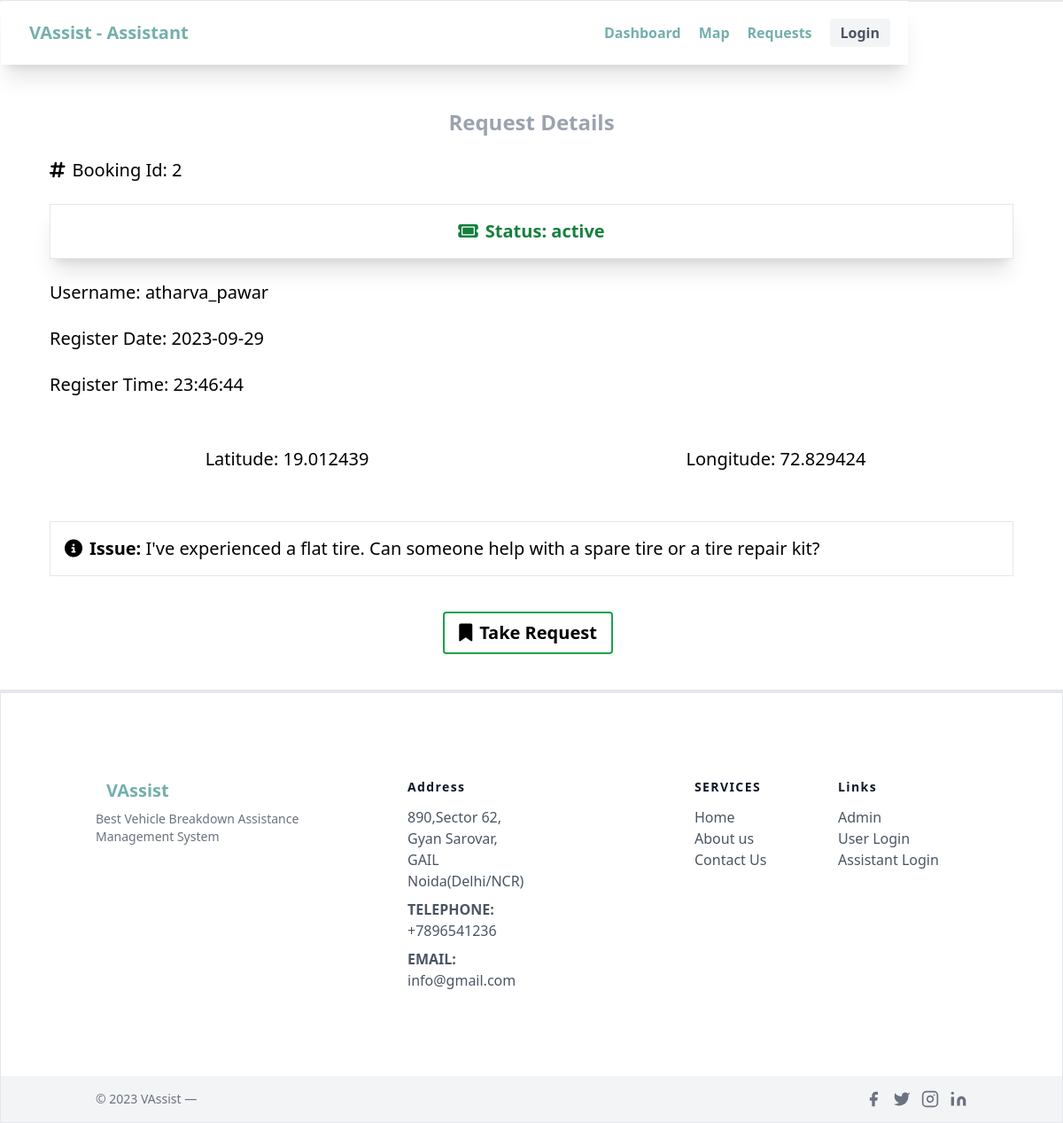
Page /bookingreq/2/ on the earlier database version.
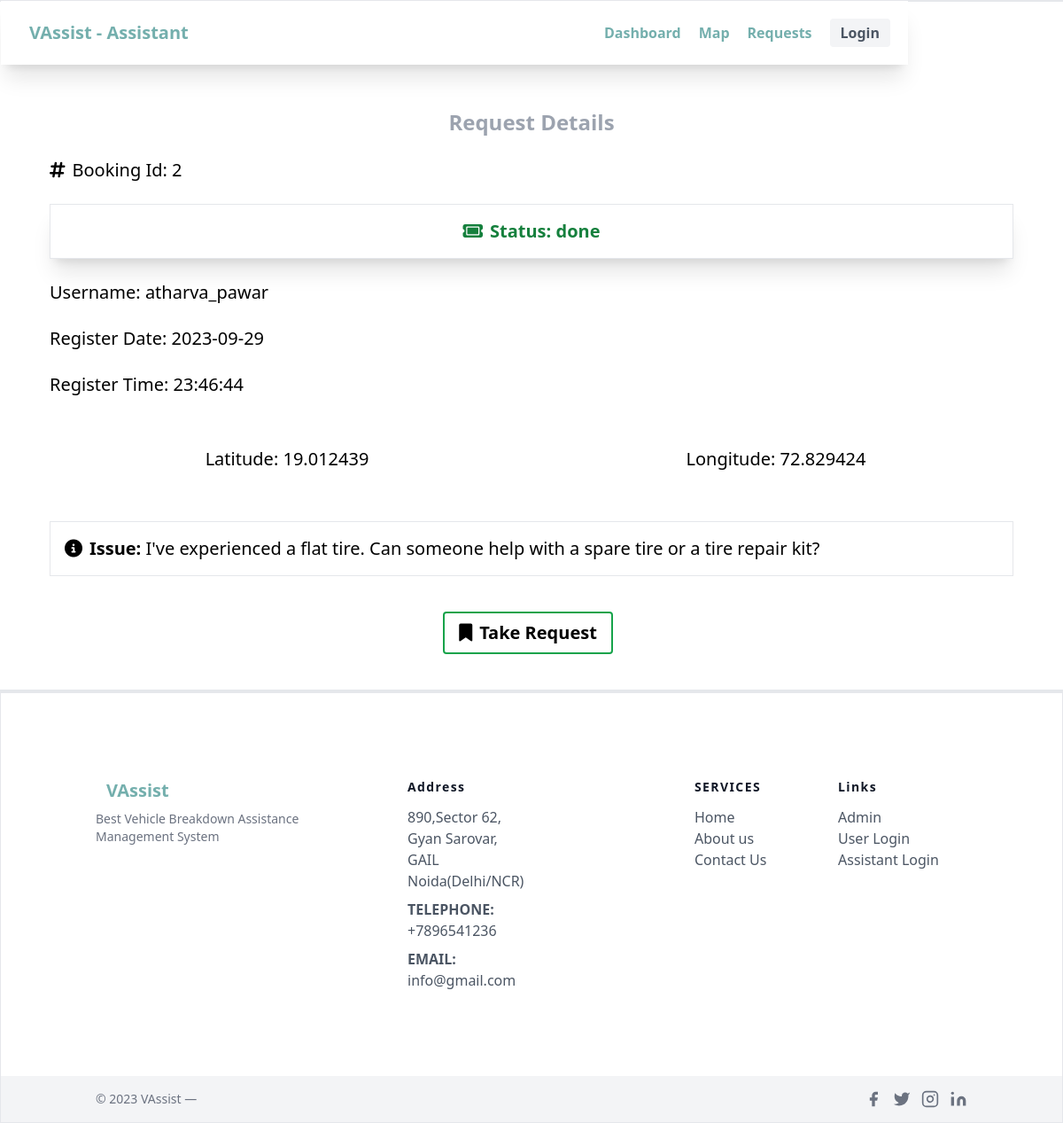
Same page on the later database version.
### vaapp/models.py (models this page shows, shortened)
class bookingreq(models.Model):
    Booking_id = models.AutoField(primary_key=True)
    U_id = models.IntegerField(default=0)
    username = models.CharField(max_length=100, default="")
    locationlat = models.CharField(max_length=100, default="")
    locationlong = models.CharField(max_length=100, default="")
    state = models.CharField(max_length=100, default="")
    message = models.CharField(max_length=500, default="")
    bookdate = models.CharField(max_length=15, default="")
    booktime = models.CharField(max_length=15, default="")
    assistedbyAss_id = models.IntegerField(default=0)
    status = models.CharField(max_length=15, default="") # status = new / active / done

### vaapp/views.py (the view)
# urls.py: path('bookingreq/<int:booking_id>/', views.booking_request, name='booking_request'),
def booking_request(request, booking_id):
    print("booking_id: ", booking_id)
    request_details = bookingreq.objects.filter(Booking_id=booking_id).first()
    return render(request, 'assistant/booking_request.html', {'request_details': request_details})

### vaapp/templates/assistant/booking_request.html (shortened to what this page needs)
{% extends 'assistant/assbase.html' %} {% block title %}VAssist | Booking Request {{ booking_id }}{% endblock %}
<div>{% block content %} {% load static %}</div>
<div class="mx-4 pt-24">
  <header>
    <h2 class="text-gray-400 text-2xl font-semibold m-6 text-center">Request Details</h2>
  </header>
  <div class=" mx-10">
    <p class="text-xl my-6"><i class="fa-solid fa-hashtag mr-2"></i>Booking Id: {{ request_details.Booking_id }}</p>
    <p class="text-xl my-6 p-4 border shadow-xl text-center text-green-700 font-bold"><i class="fa-solid fa-ticket mr-2"></i>Status: {{ request_details.status }}</p>
    <p class="text-xl my-6">Username: {{ request_details.username }}</p>
    <p class="text-xl my-6">Register Date: {{ request_details.bookdate }}</p>
    <p class="text-xl my-6">Register Time: {{ request_details.booktime }}</p>
    <div class="grid grid-cols-2 gap-4">
      <p class="text-xl my-6 text-center p-2">Latitude: {{ request_details.locationlat }}</p>
      <p class="text-xl my-6 text-center p-2">Longitude: {{ request_details.locationlong }}</p>
    </div>
    <p class="text-xl my-6 p-4 border my-4"><i class="fa-solid fa-circle-info mr-2"></i><b>Issue:</b> {{ request_details.message }}</p>
    <div>
      <form method="post" action="{% url 'take_request' %}">
        <div class="flex justify-center my-10">
            <button type="submit" class="text-xl py-2 px-4 font-bold border border-2 border-green-600 mx-4 rounded px-2 hover:shadow-xl hover:border-gray-700 mr-6"><i class="fa-solid fa-bookmark mr-2"></i>Take Request</button>
        </div>
      </form>
    </div>
  </div>
</div>
{% endblock %}

### vaapp/templates/assistant/assbase.html (shortened to what this page needs)
<!DOCTYPE html>
<html lang="en">
<head>
    {% load static %}
    <link rel="stylesheet" href="https://cdnjs.cloudflare.com/ajax/libs/font-awesome/6.4.2/css/all.min.css">
    <script type="text/javascript" src="{% static 'jsscript\tailwindcss.js' %}"></script>
    <link rel="stylesheet" href="https://unpkg.com/leaflet@1.7.1/dist/leaflet.css" />
    <link rel="stylesheet" href="https://cdnjs.cloudflare.com/ajax/libs/leaflet/1.7.1/leaflet.min.css">
</head>
<body>
    <header class="text-[#74afad] body-font border shadow-xl ">
      <div class="fixed bg-white shadow-xl container mx-auto flex flex-wrap p-5 flex-col md:flex-row items-center z-40">
        <a href="/assindex" class="flex title-font font-medium items-center text-gray-900 mb-4 md:mb-0">
          <span class="font-extrabold ml-3 text-xl text-[#74afad]">VAssist - Assistant</span>
        </a>
        <nav class="md:ml-auto flex flex-wrap items-center text-base justify-center">
          <a href="/assindex" class="font-extrabold mr-5 hover:text-green-900">Dashboard</a>
          <a href="/assmap" class="font-extrabold mr-5 hover:text-green-900">Map</a>
          <a href="/all_request" class="font-extrabold mr-5 hover:text-green-900">Requests</a>
            <div>
            {% if user.is_authenticated %}
              <a href="/assprofile">
                  <p class="font-extrabold inline-flex bg-gray-100 border-0 py-4 px-6 focus:outline-none hover:bg-gray-200 rounded text-xl mt-4 md:mt-0"><i class="fa-regular fa-circle-user mr-2"></i>{{ user.username }}</p>
                </a>
            {% else %}
                <p class="navBar_text font-bold text-gray-600"><a href="{% url 'user_login' %}"
                    class="font-extrabold inline-flex items-center bg-gray-100 border-0 py-1 px-3 focus:outline-none hover:bg-gray-200 rounded text-base mt-4 md:mt-0">Login</a></p>
            {% endif %}
            </div>
        </nav>
      </div>
    </header>
{% block content %}{% endblock %}
  <footer class="text-gray-600 body-font border border-t-4 shadow-xl">
    <div class="container px-5 py-24 mx-auto flex md:items-center lg:items-start md:flex-row md:flex-nowrap flex-wrap flex-col">
      <div class="w-64 flex-shrink-0 md:mx-0 mx-auto text-center md:text-left">
        <a class="flex title-font font-medium items-center md:justify-start justify-center text-gray-900">
          <span class="ml-3 font-extrabold ml-3 text-xl text-[#74afad]">VAssist</span>
        </a>
        <p class="mt-2 text-sm text-gray-500">Best Vehicle Breakdown Assistance Management System</p>
      </div>
      <div class="flex-grow flex flex-wrap md:pl-20 -mb-10 md:mt-0 mt-10 md:text-left text-center">
        <div class="lg:w-1/4 md:w-1/2 w-full px-4">
          <h2 class="title-font font-medium text-gray-900 tracking-widest text-sm mb-3"><b>Address</b></h2>
          <nav class="list-none mb-10">
            <li>
              <a class="text-gray-600 hover:text-gray-800">890,Sector 62, Gyan Sarovar, GAIL Noida(Delhi/NCR)</a>
            </li>
            <li class="my-2">
              <a class="text-gray-600 hover:text-gray-800"><b>TELEPHONE:</b> +7896541236</a>
            </li>
            <li>
              <a class="text-gray-600 hover:text-gray-800"><b>EMAIL:</b> info@gmail.com</a>
            </li>
          </nav>
        </div>
        <div class="lg:w-1/4 md:w-1/2 w-full px-4">
        </div>
        <div class="lg:w-1/4 md:w-1/2 w-full px-4">
          <h2 class="title-font font-medium text-gray-900 tracking-widest text-sm mb-3"><b>SERVICES</b></h2>
          <nav class="list-none mb-10">
            <li>
              <a href="/" class="text-gray-600 hover:font-bold hover:text-gray-800">Home</a>
            </li>
            <li>
              <a href="/about" class="text-gray-600 hover:font-bold hover:text-gray-800">About us</a>
            </li>
            <li>
              <a href="/contact" class="text-gray-600 hover:font-bold hover:text-gray-800">Contact Us</a>
            </li>
          </nav>
        </div>
        <div class="lg:w-1/4 md:w-1/2 w-full px-4">
          <h2 class="title-font font-medium text-gray-900 tracking-widest text-sm mb-3"><b>Links</b></h2>
          <nav class="list-none mb-10">
            <li>
              <a href="/admin" class="text-gray-600 hover:font-bold hover:text-gray-800">Admin</a>
            </li>
            <li>
              <a href="{% url 'user_login' %}"
                class="text-gray-600 hover:font-bold hover:text-gray-800">User Login</a>
            </li>
            <li>
              <a href="/asslogin" class="text-gray-600 hover:font-bold hover:text-gray-800">Assistant Login</a>
            </li>
          </nav>
        </div>
      </div>
    </div>
    <div class="bg-gray-100">
      <div class="container mx-auto py-4 px-5 flex flex-wrap flex-col sm:flex-row">
        <p class="text-gray-500 text-sm text-center sm:text-left">© 2023 VAssist —
        </p>
        <span class="inline-flex sm:ml-auto sm:mt-0 mt-2 justify-center sm:justify-start">
          <a class="text-gray-500">
            <svg fill="currentColor" stroke-linecap="round" stroke-linejoin="round" stroke-width="2" class="w-5 h-5" viewBox="0 0 24 24">
              <path d="M18 2h-3a5 5 0 00-5 5v3H7v4h3v8h4v-8h3l1-4h-4V7a1 1 0 011-1h3z"></path>
            </svg>
          </a>
          <a class="ml-3 text-gray-500">
            <svg fill="currentColor" stroke-linecap="round" stroke-linejoin="round" stroke-width="2" class="w-5 h-5" viewBox="0 0 24 24">
              <path d="M23 3a10.9 10.9 0 01-3.14 1.53 4.48 4.48 0 00-7.86 3v1A10.66 10.66 0 013 4s-4 9 5 13a11.64 11.64 0 01-7 2c9 5 20 0 20-11.5a4.5 4.5 0 00-.08-.83A7.72 7.72 0 0023 3z"></path>
            </svg>
          </a>
          <a class="ml-3 text-gray-500">
            <svg fill="none" stroke="currentColor" stroke-linecap="round" stroke-linejoin="round" stroke-width="2" class="w-5 h-5" viewBox="0 0 24 24">
              <rect width="20" height="20" x="2" y="2" rx="5" ry="5"></rect>
              <path d="M16 11.37A4 4 0 1112.63 8 4 4 0 0116 11.37zm1.5-4.87h.01"></path>
            </svg>
          </a>
          <a class="ml-3 text-gray-500">
            <svg fill="currentColor" stroke="currentColor" stroke-linecap="round" stroke-linejoin="round" stroke-width="0" class="w-5 h-5" viewBox="0 0 24 24">
              <path stroke="none" d="M16 8a6 6 0 016 6v7h-4v-7a2 2 0 00-2-2 2 2 0 00-2 2v7h-4v-7a6 6 0 016-6zM2 9h4v12H2z"></path>
              <circle cx="4" cy="4" r="2" stroke="none"></circle>
            </svg>
          </a>
        </span>
      </div>
    </div>
  </footer>
</body>
</html>

Differences in the rows shown:
changed bookingreq "atharva_pawar": status "active" → "done"
